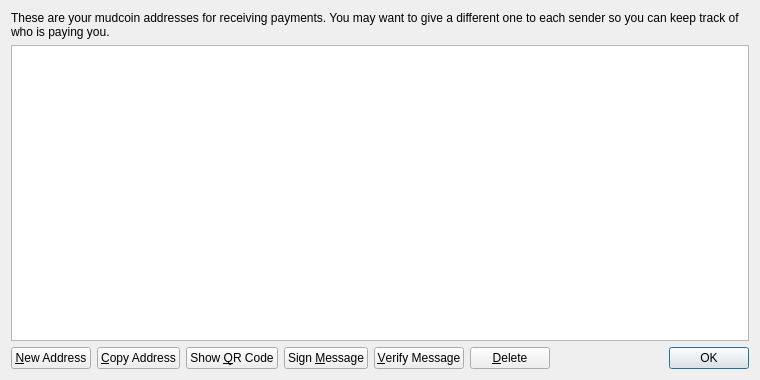
<?xml version="1.0" encoding="UTF-8"?>
<ui version="4.0">
 <class>AddressBookPage</class>
 <widget class="QWidget" name="AddressBookPage">
  <property name="geometry">
   <rect>
    <x>0</x>
    <y>0</y>
    <width>760</width>
    <height>380</height>
   </rect>
  </property>
  <property name="windowTitle">
   <string>Address Book</string>
  </property>
  <layout class="QVBoxLayout" name="verticalLayout">
   <item>
    <widget class="QLabel" name="labelExplanation">
     <property name="text">
      <string>These are your mudcoin addresses for receiving payments. You may want to give a different one to each sender so you can keep track of who is paying you.</string>
     </property>
     <property name="textFormat">
      <enum>Qt::PlainText</enum>
     </property>
     <property name="wordWrap">
      <bool>true</bool>
     </property>
    </widget>
   </item>
   <item>
    <widget class="QTableView" name="tableView">
     <property name="contextMenuPolicy">
      <enum>Qt::CustomContextMenu</enum>
     </property>
     <property name="toolTip">
      <string>Double-click to edit address or label</string>
     </property>
     <property name="tabKeyNavigation">
      <bool>false</bool>
     </property>
     <property name="alternatingRowColors">
      <bool>true</bool>
     </property>
     <property name="selectionMode">
      <enum>QAbstractItemView::SingleSelection</enum>
     </property>
     <property name="selectionBehavior">
      <enum>QAbstractItemView::SelectRows</enum>
     </property>
     <property name="sortingEnabled">
      <bool>true</bool>
     </property>
     <attribute name="verticalHeaderVisible">
      <bool>false</bool>
     </attribute>
    </widget>
   </item>
   <item>
    <layout class="QHBoxLayout" name="horizontalLayout">
     <item>
      <widget class="QPushButton" name="newAddressButton">
       <property name="toolTip">
        <string>Create a new address</string>
       </property>
       <property name="text">
        <string>&amp;New Address</string>
       </property>
       <property name="icon">
        <iconset resource="../mudcoin.qrc">
         <normaloff>:/icons/add</normaloff>:/icons/add</iconset>
       </property>
      </widget>
     </item>
     <item>
      <widget class="QPushButton" name="copyToClipboard">
       <property name="toolTip">
        <string>Copy the currently selected address to the system clipboard</string>
       </property>
       <property name="text">
        <string>&amp;Copy Address</string>
       </property>
       <property name="icon">
        <iconset resource="../mudcoin.qrc">
         <normaloff>:/icons/editcopy</normaloff>:/icons/editcopy</iconset>
       </property>
      </widget>
     </item>
     <item>
      <widget class="QPushButton" name="showQRCode">
       <property name="text">
        <string>Show &amp;QR Code</string>
       </property>
       <property name="icon">
        <iconset resource="../mudcoin.qrc">
         <normaloff>:/icons/qrcode</normaloff>:/icons/qrcode</iconset>
       </property>
      </widget>
     </item>
     <item>
      <widget class="QPushButton" name="signMessage">
       <property name="toolTip">
        <string>Sign a message to prove you own a mudcoin address</string>
       </property>
       <property name="text">
        <string>Sign &amp;Message</string>
       </property>
       <property name="icon">
        <iconset resource="../mudcoin.qrc">
         <normaloff>:/icons/edit</normaloff>:/icons/edit</iconset>
       </property>
      </widget>
     </item>
     <item>
      <widget class="QPushButton" name="verifyMessage">
       <property name="toolTip">
        <string>Verify a message to ensure it was signed with a specified mudcoin address</string>
       </property>
       <property name="text">
        <string>&amp;Verify Message</string>
       </property>
       <property name="icon">
        <iconset resource="../mudcoin.qrc">
         <normaloff>:/icons/transaction_0</normaloff>:/icons/transaction_0</iconset>
       </property>
      </widget>
     </item>
     <item>
      <widget class="QPushButton" name="deleteButton">
       <property name="toolTip">
        <string>Delete the currently selected address from the list</string>
       </property>
       <property name="text">
        <string>&amp;Delete</string>
       </property>
       <property name="icon">
        <iconset resource="../mudcoin.qrc">
         <normaloff>:/icons/remove</normaloff>:/icons/remove</iconset>
       </property>
      </widget>
     </item>
     <item>
      <spacer name="horizontalSpacer">
       <property name="orientation">
        <enum>Qt::Horizontal</enum>
       </property>
       <property name="sizeHint" stdset="0">
        <size>
         <width>40</width>
         <height>20</height>
        </size>
       </property>
      </spacer>
     </item>
     <item>
      <widget class="QDialogButtonBox" name="buttonBox">
       <property name="sizePolicy">
        <sizepolicy hsizetype="Maximum" vsizetype="Fixed">
         <horstretch>0</horstretch>
         <verstretch>0</verstretch>
        </sizepolicy>
       </property>
       <property name="standardButtons">
        <set>QDialogButtonBox::Ok</set>
       </property>
      </widget>
     </item>
    </layout>
   </item>
  </layout>
 </widget>
 <resources>
  <include location="../mudcoin.qrc"/>
 </resources>
 <connections/>
</ui>
